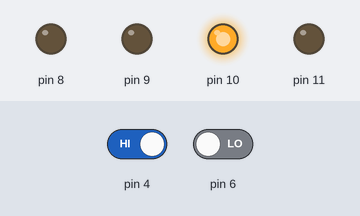
Simulated run of this sketch. Board: Arduino Uno, built with avr-gcc and run on an emulated ATmega328P. Shown: output pins drawn as LEDs (lit = HIGH). The test bench sets the inputs (shaded band); at power-on: pin 4 HIGH, pin 6 LOW.

Above: at 1.2 s.
1.3 s: pin 4 driven LOW
At 1.6 s:
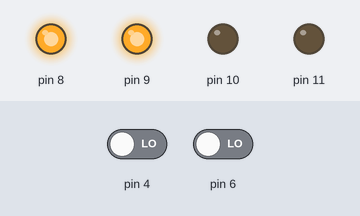
2.8 s: pin 6 driven HIGH
At 3.9 s:
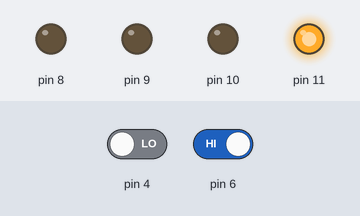
4.3 s: pin 4 driven HIGH
At 5.1 s:
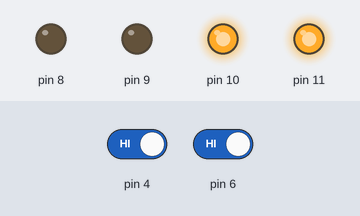
5.8 s: pin 6 driven LOW
At 6.2 s:
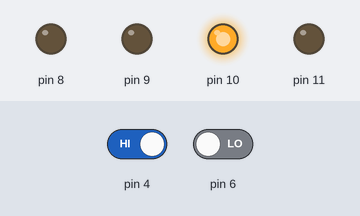
Timing chart, 0 to 8.3 s (numbered marks = the images above; inputs shaded):
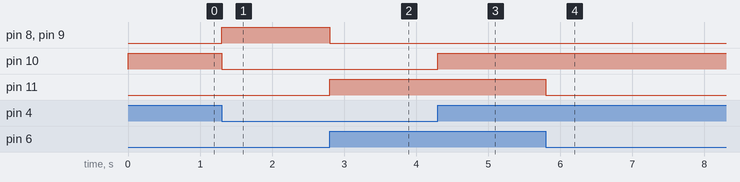

Measured:
- after the input at 1.3 s, pin 8, pin 9: LOW → HIGH at once; pin 10: HIGH → LOW at once
- after the input at 2.8 s, pin 8, pin 9: HIGH → LOW at once; pin 11: LOW → HIGH at once
- after the input at 4.3 s, pin 10: LOW → HIGH at once
- after the input at 5.8 s, pin 11: HIGH → LOW at once

The sketch:

OBSTACLE_DETECTION_FINAL.ino
```cpp
void setup() {
pinMode( 4 , INPUT);
pinMode( 6 , INPUT);
pinMode( 8 , OUTPUT);
pinMode( 9 , OUTPUT);
pinMode( 10 , OUTPUT);
pinMode( 11 , OUTPUT);

}

void loop() {
  int left = digitalRead( 4);
  int right=digitalRead( 6);
  if(left==0 && right==1){
    digitalWrite(8,LOW);
    digitalWrite(10,LOW);
    digitalWrite(9,LOW);
    digitalWrite(11,HIGH);

  }
  if(left==1 && right==0){
    digitalWrite(8,LOW);
    digitalWrite(10,HIGH);
    digitalWrite(9,LOW);
    digitalWrite(11,LOW);

  }
  if(left==0 && right==0){
    digitalWrite(8,HIGH);
    digitalWrite(10,LOW);
    digitalWrite(9,HIGH);
    digitalWrite(11,LOW);

  }
  if(left==1 && right==1){
    digitalWrite(8,LOW);
    digitalWrite(10,HIGH);
    digitalWrite(9,LOW);
    digitalWrite(11,HIGH);

  }

  // put your main code here, to run repeatedly:

}
```
